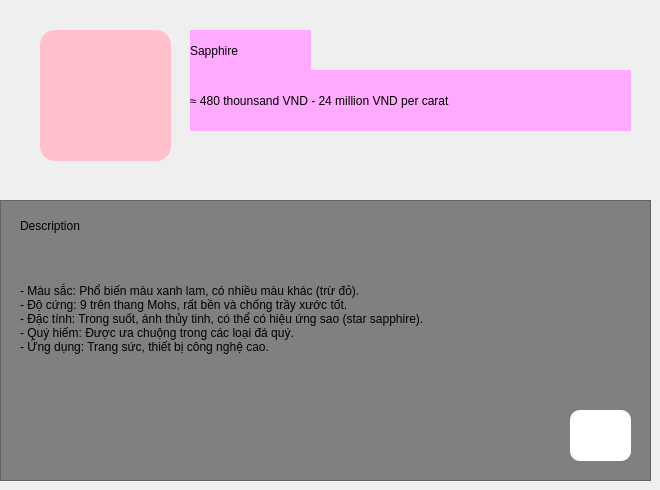
      <widget class="QWidget" name="charlieputh_3">
       <widget class="QLabel" name="label_27">
        <property name="geometry">
         <rect>
          <x>240</x>
          <y>140</y>
          <width>55</width>
          <height>16</height>
         </rect>
        </property>
        <property name="text">
         <string/>
        </property>
       </widget>
       <widget class="QPushButton" name="pushButton_10">
        <property name="geometry">
         <rect>
          <x>40</x>
          <y>30</y>
          <width>131</width>
          <height>131</height>
         </rect>
        </property>
        <property name="styleSheet">
         <string notr="true">background-color:pink;
border-radius:15px;</string>
        </property>
        <property name="text">
         <string/>
        </property>
        <property name="icon">
         <iconset>
          <normaloff>../../../Pictures/Saved Pictures/pngtree-realistic-bright-shiny-sapphire-isolated-png-image_11530158.png</normaloff>../../../Pictures/Saved Pictures/pngtree-realistic-bright-shiny-sapphire-isolated-png-image_11530158.png</iconset>
        </property>
        <property name="iconSize">
         <size>
          <width>130</width>
          <height>130</height>
         </size>
        </property>
       </widget>
       <widget class="QLabel" name="label_28">
        <property name="geometry">
         <rect>
          <x>190</x>
          <y>30</y>
          <width>121</width>
          <height>41</height>
         </rect>
        </property>
        <property name="styleSheet">
         <string notr="true">background-color:rgb(255, 170, 255);
font: 75 20pt &quot;Times New Roman&quot;;
color:black;</string>
        </property>
        <property name="text">
         <string>Sapphire</string>
        </property>
       </widget>
       <widget class="QLabel" name="label_29">
        <property name="geometry">
         <rect>
          <x>190</x>
          <y>70</y>
          <width>441</width>
          <height>61</height>
         </rect>
        </property>
        <property name="styleSheet">
         <string notr="true">background-color:rgb(255, 170, 255);
font: 12pt &quot;MS Shell Dlg 2&quot;;</string>
        </property>
        <property name="text">
         <string>≈ 480 thounsand VND - 24 million VND per carat</string>
        </property>
       </widget>
       <widget class="QFrame" name="frame_4">
        <property name="geometry">
         <rect>
          <x>0</x>
          <y>200</y>
          <width>651</width>
          <height>281</height>
         </rect>
        </property>
        <property name="styleSheet">
         <string notr="true">background-color:grey;</string>
        </property>
        <property name="frameShape">
         <enum>QFrame::StyledPanel</enum>
        </property>
        <property name="frameShadow">
         <enum>QFrame::Raised</enum>
        </property>
        <widget class="QLabel" name="label_14">
         <property name="geometry">
          <rect>
           <x>20</x>
           <y>10</y>
           <width>101</width>
           <height>31</height>
          </rect>
         </property>
         <property name="styleSheet">
          <string notr="true">background-color:grey;
font: 75 12pt &quot;Times New Roman&quot;;</string>
         </property>
         <property name="text">
          <string>Description</string>
         </property>
        </widget>
        <widget class="QLabel" name="label_15">
         <property name="geometry">
          <rect>
           <x>20</x>
           <y>50</y>
           <width>601</width>
           <height>151</height>
          </rect>
         </property>
         <property name="styleSheet">
          <string notr="true">background-color:grey;
font: 75 12pt &quot;Times New Roman&quot;;</string>
         </property>
         <property name="text">
          <string>- Màu sắc: Phổ biến màu xanh lam, có nhiều màu khác (trừ đỏ).  
- Độ cứng: 9 trên thang Mohs, rất bền và chống trầy xước tốt.  
- Đặc tính: Trong suốt, ánh thủy tinh, có thể có hiệu ứng sao (star sapphire).  
- Quý hiếm: Được ưa chuộng trong các loại đá quý.  
- Ứng dụng: Trang sức, thiết bị công nghệ cao.
</string>
         </property>
        </widget>
        <widget class="QPushButton" name="btnplaysapphire">
         <property name="geometry">
          <rect>
           <x>570</x>
           <y>210</y>
           <width>61</width>
           <height>51</height>
          </rect>
         </property>
         <property name="styleSheet">
          <string notr="true">background-color:white;
border-radius:10px;</string>
         </property>
         <property name="text">
          <string/>
         </property>
         <property name="icon">
          <iconset>
           <normaloff>../../../Downloads/4544843_shop_business_delivery_trolley_comerce_icon.png</normaloff>../../../Downloads/4544843_shop_business_delivery_trolley_comerce_icon.png</iconset>
         </property>
         <property name="iconSize">
          <size>
           <width>40</width>
           <height>40</height>
          </size>
         </property>
        </widget>
       </widget>
      </widget>
